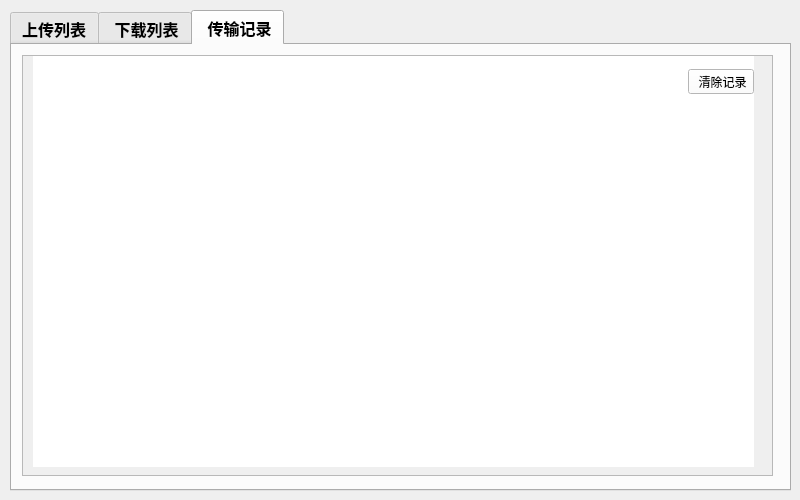
<?xml version="1.0" encoding="UTF-8"?>
<ui version="4.0">
 <class>TransformWidget</class>
 <widget class="QWidget" name="TransformWidget">
  <property name="geometry">
   <rect>
    <x>0</x>
    <y>0</y>
    <width>800</width>
    <height>500</height>
   </rect>
  </property>
  <property name="font">
   <font>
    <family>霞鹜文楷</family>
    <pointsize>12</pointsize>
    <weight>75</weight>
    <bold>true</bold>
   </font>
  </property>
  <property name="windowTitle">
   <string>Form</string>
  </property>
  <widget class="QTabWidget" name="tabWidget">
   <property name="geometry">
    <rect>
     <x>10</x>
     <y>10</y>
     <width>781</width>
     <height>481</height>
    </rect>
   </property>
   <property name="currentIndex">
    <number>2</number>
   </property>
   <widget class="QWidget" name="tabUpload">
    <attribute name="title">
     <string>上传列表</string>
    </attribute>
    <widget class="QScrollArea" name="scrollArea">
     <property name="geometry">
      <rect>
       <x>10</x>
       <y>10</y>
       <width>751</width>
       <height>421</height>
      </rect>
     </property>
     <property name="sizePolicy">
      <sizepolicy hsizetype="Maximum" vsizetype="Maximum">
       <horstretch>0</horstretch>
       <verstretch>0</verstretch>
      </sizepolicy>
     </property>
     <property name="frameShape">
      <enum>QFrame::NoFrame</enum>
     </property>
     <property name="lineWidth">
      <number>0</number>
     </property>
     <property name="widgetResizable">
      <bool>true</bool>
     </property>
     <widget class="QWidget" name="uploadScroll">
      <property name="geometry">
       <rect>
        <x>0</x>
        <y>0</y>
        <width>751</width>
        <height>421</height>
       </rect>
      </property>
     </widget>
    </widget>
   </widget>
   <widget class="QWidget" name="tabDownload">
    <attribute name="title">
     <string> 下载列表</string>
    </attribute>
    <widget class="QScrollArea" name="scrollArea_2">
     <property name="geometry">
      <rect>
       <x>10</x>
       <y>10</y>
       <width>751</width>
       <height>421</height>
      </rect>
     </property>
     <property name="frameShape">
      <enum>QFrame::NoFrame</enum>
     </property>
     <property name="widgetResizable">
      <bool>true</bool>
     </property>
     <widget class="QWidget" name="downScroll">
      <property name="geometry">
       <rect>
        <x>0</x>
        <y>0</y>
        <width>751</width>
        <height>421</height>
       </rect>
      </property>
     </widget>
    </widget>
   </widget>
   <widget class="QWidget" name="tabTransform">
    <attribute name="title">
     <string> 传输记录</string>
    </attribute>
    <widget class="QScrollArea" name="scrollArea_3">
     <property name="geometry">
      <rect>
       <x>10</x>
       <y>10</y>
       <width>751</width>
       <height>421</height>
      </rect>
     </property>
     <property name="widgetResizable">
      <bool>true</bool>
     </property>
     <widget class="QWidget" name="recordScorll">
      <property name="geometry">
       <rect>
        <x>0</x>
        <y>0</y>
        <width>749</width>
        <height>419</height>
       </rect>
      </property>
      <widget class="QTextEdit" name="record_mg">
       <property name="geometry">
        <rect>
         <x>10</x>
         <y>50</y>
         <width>721</width>
         <height>361</height>
        </rect>
       </property>
       <property name="frameShape">
        <enum>QFrame::NoFrame</enum>
       </property>
      </widget>
      <widget class="QWidget" name="widget" native="true">
       <property name="geometry">
        <rect>
         <x>10</x>
         <y>0</y>
         <width>721</width>
         <height>51</height>
        </rect>
       </property>
       <property name="styleSheet">
        <string notr="true">background-color: rgb(255, 255, 255);</string>
       </property>
       <layout class="QHBoxLayout" name="horizontalLayout">
        <property name="spacing">
         <number>0</number>
        </property>
        <property name="leftMargin">
         <number>0</number>
        </property>
        <property name="topMargin">
         <number>0</number>
        </property>
        <property name="rightMargin">
         <number>0</number>
        </property>
        <property name="bottomMargin">
         <number>0</number>
        </property>
        <item>
         <spacer name="horizontalSpacer">
          <property name="orientation">
           <enum>Qt::Horizontal</enum>
          </property>
          <property name="sizeHint" stdset="0">
           <size>
            <width>40</width>
            <height>20</height>
           </size>
          </property>
         </spacer>
        </item>
        <item>
         <widget class="QToolButton" name="toolButton">
          <property name="text">
           <string> 清除记录</string>
          </property>
         </widget>
        </item>
       </layout>
      </widget>
     </widget>
    </widget>
   </widget>
  </widget>
 </widget>
 <resources/>
 <connections/>
</ui>
